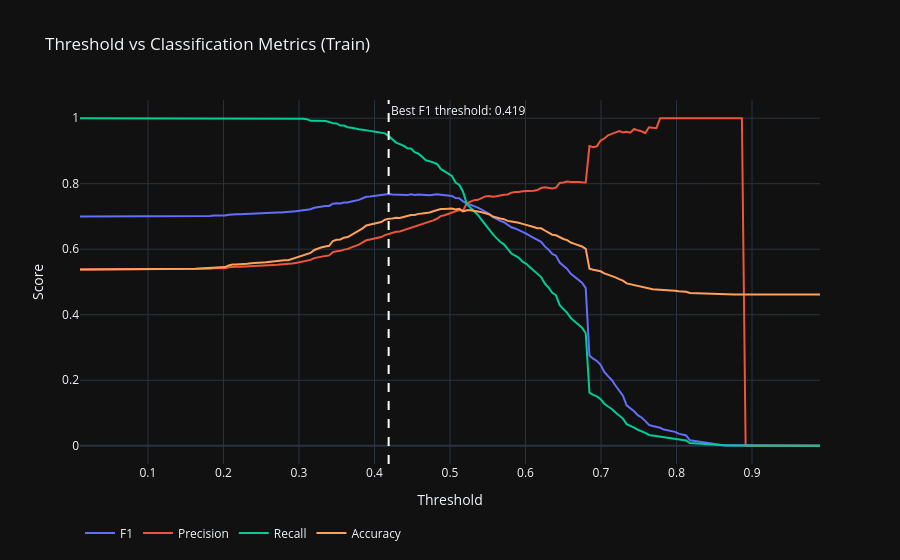

Notebook code for this chart:
### Code cell
import plotly.graph_objects as go
from sklearn.metrics import roc_curve, f1_score, precision_score, recall_score

# compute metrics across thresholds
thresholds = np.linspace(0.01, 0.99, 200)

metrics = {
    "f1": [], "precision": [], "recall": [], "accuracy": []
}

for t in thresholds:
    hgbc_preds = (hgbr_train_proba >= t).astype(int)
    metrics["f1"].append(f1_score(y_train, hgbc_preds, zero_division=0))
    metrics["precision"].append(precision_score(y_train, hgbc_preds, zero_division=0))
    metrics["recall"].append(recall_score(y_train, hgbc_preds, zero_division=0))
    metrics["accuracy"].append(accuracy_score(y_train, hgbc_preds))

# find best F1 threshold
best_idx = np.argmax(metrics["f1"])
hgbc_best_thresh = thresholds[best_idx]

fig = go.Figure()

fig.add_trace(go.Scatter(x=thresholds, y=metrics["f1"],
    name="F1", line=dict(color="#636EFA", width=2)))
fig.add_trace(go.Scatter(x=thresholds, y=metrics["precision"],
    name="Precision", line=dict(color="#EF553B", width=2)))
fig.add_trace(go.Scatter(x=thresholds, y=metrics["recall"],
    name="Recall", line=dict(color="#00CC96", width=2)))
fig.add_trace(go.Scatter(x=thresholds, y=metrics["accuracy"],
    name="Accuracy", line=dict(color="#FFA15A", width=2)))

# best threshold line
fig.add_vline(
    x=hgbc_best_thresh,
    line_dash="dash",
    line_color="white",
    annotation_text=f"Best F1 threshold: {hgbc_best_thresh:.3f}",
    annotation_position="top right"
)

fig.update_layout(
    title="Threshold vs Classification Metrics (Train)",
    xaxis_title="Threshold",
    yaxis_title="Score",
    legend=dict(orientation="h", y=-0.15),
    template="plotly_dark",
    hovermode="x unified"
)

fig.show()
print(f"\nBest F1 threshold: {hgbc_best_thresh:.4f}")
print(f"At this threshold — F1: {metrics['f1'][best_idx]:.4f} | "
      f"Precision: {metrics['precision'][best_idx]:.4f} | "
      f"Recall: {metrics['recall'][best_idx]:.4f}")

# apply to test
hgbc_test_pred_tuned = (hgbr_test_proba >= hgbc_best_thresh).astype(int)
print(f"\nTest set with tuned threshold ({hgbc_best_thresh:.3f}):")
print(confusion_matrix(y_test, hgbc_test_pred_tuned))
print(classification_report(y_test, hgbc_test_pred_tuned, digits=4))

### Figure 1 — Plotly figure (JSON) as saved in the notebook; plotly's stock layout.template omitted (floating-point values rounded to 4 significant figures; data arrays with more than 128 entries replaced by an {"elided": "..."} marker saying what was removed)
{"data": [{"line": {"color": "#636EFA", "width": 2}, "name": "F1", "type": "scatter", "x": {"elided": "200 float values"}, "y": {"elided": "200 float values"}}, {"line": {"color": "#EF553B", "width": 2}, "name": "Precision", "type": "scatter", "x": {"elided": "200 float values"}, "y": {"elided": "200 float values"}}, {"line": {"color": "#00CC96", "width": 2}, "name": "Recall", "type": "scatter", "x": {"elided": "200 float values"}, "y": {"elided": "200 float values"}}, {"line": {"color": "#FFA15A", "width": 2}, "name": "Accuracy", "type": "scatter", "x": {"elided": "200 float values"}, "y": {"elided": "200 float values"}}], "layout": {"annotations": [{"showarrow": false, "text": "Best F1 threshold: 0.419", "x": 0.4187, "xanchor": "left", "xref": "x", "y": 1, "yanchor": "top", "yref": "y domain"}], "hovermode": "x unified", "legend": {"orientation": "h", "y": -0.15}, "shapes": [{"line": {"color": "white", "dash": "dash"}, "type": "line", "x0": 0.4187, "x1": 0.4187, "xref": "x", "y0": 0, "y1": 1, "yref": "y domain"}], "title": {"text": "Threshold vs Classification Metrics (Train)"}, "xaxis": {"title": {"text": "Threshold"}}, "yaxis": {"title": {"text": "Score"}}}}
